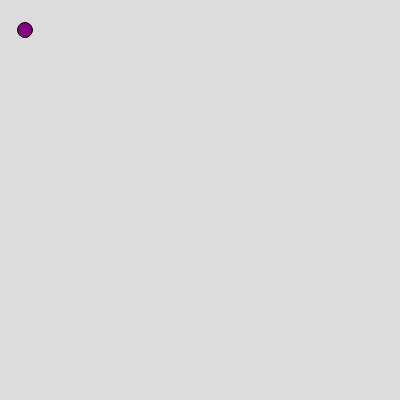
Frame 1 (no input)
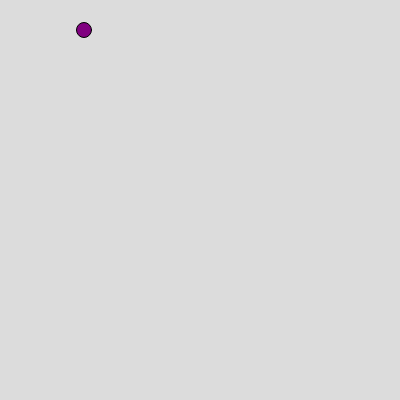
Frame 60 (no input)
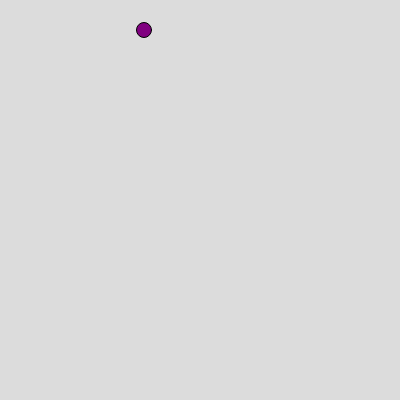
Frame 120 (the mouse pressed at the canvas centre since frame 60)

The p5.js sketch that drew these frames (run headless with seeded random() and noise() and a simulated clock; from frame 60 on, the mouse is pressed at the canvas centre):

// p5.js sketch
// ── sketch.js
var ball={
  color:["blue", "purple", "red"],
  x: 25,
  y: 30,
  r: 15,
  xspeed:0,
  yspeed:0
}

function setup() {
  createCanvas(400, 400);
}

function draw() {
  background(220);
  fill (ball.color[1])
  circle(ball.x,ball.y,ball.r)
  ball.xspeed=1
  ball.x=ball.x+ball.xspeed
}
